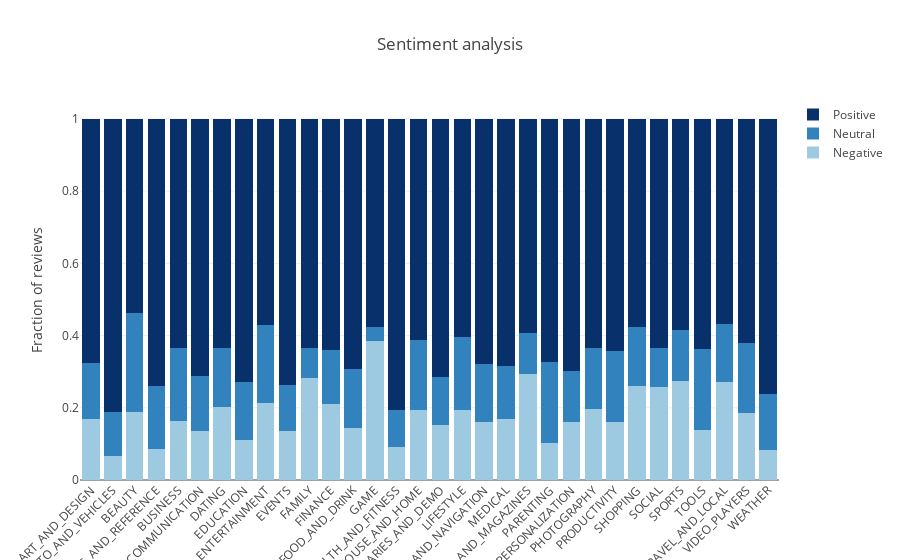

Source (notebook cell):
### Code cell
df_2 = pd.merge(df, df_sent, on = "App", how = "inner")
df_2 = df_2.dropna(subset=['Sentiment', 'Translated_Review'])
grouped_sentiment_count = df_2.groupby(['Category', 'Sentiment']).agg({'App': 'count'}).reset_index()
grouped_sentiment_sum = df_2.groupby(['Category']).agg({'Sentiment': 'count'}).reset_index()
new_df = pd.merge(grouped_sentiment_count, grouped_sentiment_sum, on=["Category"])

new_df['Sentiment_Normalized'] = new_df.App/new_df.Sentiment_y
new_df = new_df.groupby('Category').filter(lambda x: len(x) ==3)

trace1 = go.Bar(
    x=list(new_df.Category[::3]),
    y= new_df.Sentiment_Normalized[::3],
    name='Negative',
    marker=dict(color = 'rgb(158,202,225)')
)

trace2 = go.Bar(
    x=list(new_df.Category[::3]),
    y= new_df.Sentiment_Normalized[1::3],
    name='Neutral',
    marker=dict(color = 'rgb(49,130,189)')
)

trace3 = go.Bar(
    x=list(new_df.Category[::3]),
    y= new_df.Sentiment_Normalized[2::3],
    name='Positive',
    marker=dict(color = 'rgb(8,48,107)')
)

data = [trace1, trace2, trace3]
layout = go.Layout(
    title = 'Sentiment analysis',
    barmode='stack',
    xaxis = {'tickangle': -45},
    yaxis = {'title': 'Fraction of reviews'}
)

fig = go.Figure(data=data, layout=layout)

plotly.offline.iplot({'data': data, 'layout': layout})

### Figure 1 — Plotly figure (JSON) as saved in the notebook; plotly's stock layout.template omitted (floating-point values rounded to 4 significant figures)
{"data": [{"marker": {"color": "rgb(158,202,225)"}, "name": "Negative", "type": "bar", "uid": "756da36e-e1da-43d2-92ad-21417f56cd3d", "x": ["ART_AND_DESIGN", "AUTO_AND_VEHICLES", "BEAUTY", "BOOKS_AND_REFERENCE", "BUSINESS", "COMMUNICATION", "DATING", "EDUCATION", "ENTERTAINMENT", "EVENTS", "FAMILY", "FINANCE", "FOOD_AND_DRINK", "GAME", "HEALTH_AND_FITNESS", "HOUSE_AND_HOME", "LIBRARIES_AND_DEMO", "LIFESTYLE", "MAPS_AND_NAVIGATION", "MEDICAL", "NEWS_AND_MAGAZINES", "PARENTING", "PERSONALIZATION", "PHOTOGRAPHY", "PRODUCTIVITY", "SHOPPING", "SOCIAL", "SPORTS", "TOOLS", "TRAVEL_AND_LOCAL", "VIDEO_PLAYERS", "WEATHER"], "y": [0.1681, 0.06707, 0.1887, 0.08599, 0.1641, 0.1359, 0.2027, 0.1113, 0.2121, 0.1356, 0.283, 0.2116, 0.144, 0.3862, 0.09084, 0.1935, 0.1532, 0.1929, 0.1603, 0.1691, 0.2923, 0.1033, 0.1614, 0.1966, 0.1606, 0.2591, 0.258, 0.2732, 0.1378, 0.2725, 0.1869, 0.08257]}, {"marker": {"color": "rgb(49,130,189)"}, "name": "Neutral", "type": "bar", "uid": "bd8bd8e9-189d-431f-b3eb-5236cf454cef", "x": ["ART_AND_DESIGN", "AUTO_AND_VEHICLES", "BEAUTY", "BOOKS_AND_REFERENCE", "BUSINESS", "COMMUNICATION", "DATING", "EDUCATION", "ENTERTAINMENT", "EVENTS", "FAMILY", "FINANCE", "FOOD_AND_DRINK", "GAME", "HEALTH_AND_FITNESS", "HOUSE_AND_HOME", "LIBRARIES_AND_DEMO", "LIFESTYLE", "MAPS_AND_NAVIGATION", "MEDICAL", "NEWS_AND_MAGAZINES", "PARENTING", "PERSONALIZATION", "PHOTOGRAPHY", "PRODUCTIVITY", "SHOPPING", "SOCIAL", "SPORTS", "TOOLS", "TRAVEL_AND_LOCAL", "VIDEO_PLAYERS", "WEATHER"], "y": [0.1565, 0.122, 0.2748, 0.1752, 0.2011, 0.1516, 0.1632, 0.1608, 0.2178, 0.1271, 0.083, 0.1478, 0.164, 0.03643, 0.1031, 0.1954, 0.1321, 0.2031, 0.1603, 0.1463, 0.114, 0.2228, 0.1412, 0.1695, 0.1969, 0.1634, 0.1073, 0.1433, 0.225, 0.1585, 0.1919, 0.156]}, {"marker": {"color": "rgb(8,48,107)"}, "name": "Positive", "type": "bar", "uid": "3349bd7f-f9c1-457c-bb84-f6e57661fbcc", "x": ["ART_AND_DESIGN", "AUTO_AND_VEHICLES", "BEAUTY", "BOOKS_AND_REFERENCE", "BUSINESS", "COMMUNICATION", "DATING", "EDUCATION", "ENTERTAINMENT", "EVENTS", "FAMILY", "FINANCE", "FOOD_AND_DRINK", "GAME", "HEALTH_AND_FITNESS", "HOUSE_AND_HOME", "LIBRARIES_AND_DEMO", "LIFESTYLE", "MAPS_AND_NAVIGATION", "MEDICAL", "NEWS_AND_MAGAZINES", "PARENTING", "PERSONALIZATION", "PHOTOGRAPHY", "PRODUCTIVITY", "SHOPPING", "SOCIAL", "SPORTS", "TOOLS", "TRAVEL_AND_LOCAL", "VIDEO_PLAYERS", "WEATHER"], "y": [0.6754, 0.811, 0.5364, 0.7389, 0.6348, 0.7125, 0.6341, 0.7279, 0.5701, 0.7373, 0.634, 0.6406, 0.692, 0.5774, 0.8061, 0.611, 0.7147, 0.6039, 0.6795, 0.6845, 0.5937, 0.6739, 0.6975, 0.6339, 0.6425, 0.5775, 0.6347, 0.5834, 0.6372, 0.569, 0.6212, 0.7615]}], "layout": {"barmode": "stack", "title": "Sentiment analysis", "xaxis": {"tickangle": -45}, "yaxis": {"title": "Fraction of reviews"}}}
